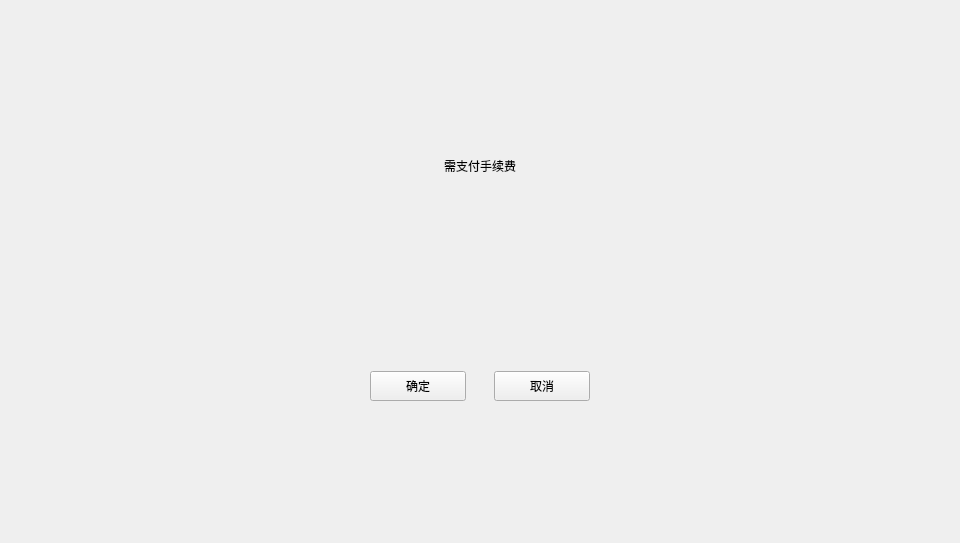
<?xml version="1.0" encoding="UTF-8"?>
<ui version="4.0">
 <class>ExchangeContractFeeDialog</class>
 <widget class="QDialog" name="ExchangeContractFeeDialog">
  <property name="geometry">
   <rect>
    <x>0</x>
    <y>0</y>
    <width>960</width>
    <height>543</height>
   </rect>
  </property>
  <property name="windowTitle">
   <string>Dialog</string>
  </property>
  <widget class="QWidget" name="widget" native="true">
   <property name="geometry">
    <rect>
     <x>0</x>
     <y>0</y>
     <width>960</width>
     <height>543</height>
    </rect>
   </property>
   <property name="font">
    <font>
     <family>微软雅黑 Light</family>
    </font>
   </property>
   <widget class="QWidget" name="containerWidget" native="true">
    <property name="geometry">
     <rect>
      <x>320</x>
      <y>111</y>
      <width>320</width>
      <height>320</height>
     </rect>
    </property>
    <property name="font">
     <font>
      <family>微软雅黑</family>
     </font>
    </property>
    <widget class="QToolButton" name="cancelBtn">
     <property name="geometry">
      <rect>
       <x>174</x>
       <y>260</y>
       <width>96</width>
       <height>30</height>
      </rect>
     </property>
     <property name="cursor">
      <cursorShape>PointingHandCursor</cursorShape>
     </property>
     <property name="styleSheet">
      <string notr="true"/>
     </property>
     <property name="text">
      <string>取消</string>
     </property>
    </widget>
    <widget class="QToolButton" name="okBtn">
     <property name="geometry">
      <rect>
       <x>50</x>
       <y>260</y>
       <width>96</width>
       <height>30</height>
      </rect>
     </property>
     <property name="cursor">
      <cursorShape>PointingHandCursor</cursorShape>
     </property>
     <property name="styleSheet">
      <string notr="true"/>
     </property>
     <property name="text">
      <string>确定</string>
     </property>
    </widget>
    <widget class="QLabel" name="label">
     <property name="geometry">
      <rect>
       <x>50</x>
       <y>30</y>
       <width>220</width>
       <height>50</height>
      </rect>
     </property>
     <property name="text">
      <string>需支付手续费</string>
     </property>
     <property name="alignment">
      <set>Qt::AlignCenter</set>
     </property>
     <property name="wordWrap">
      <bool>true</bool>
     </property>
    </widget>
    <widget class="QLabel" name="tipLabel">
     <property name="geometry">
      <rect>
       <x>110</x>
       <y>224</y>
       <width>161</width>
       <height>16</height>
      </rect>
     </property>
     <property name="text">
      <string/>
     </property>
    </widget>
    <widget class="QStackedWidget" name="stackedWidget">
     <property name="geometry">
      <rect>
       <x>50</x>
       <y>90</y>
       <width>220</width>
       <height>151</height>
      </rect>
     </property>
    </widget>
   </widget>
  </widget>
 </widget>
 <resources/>
 <connections/>
</ui>
